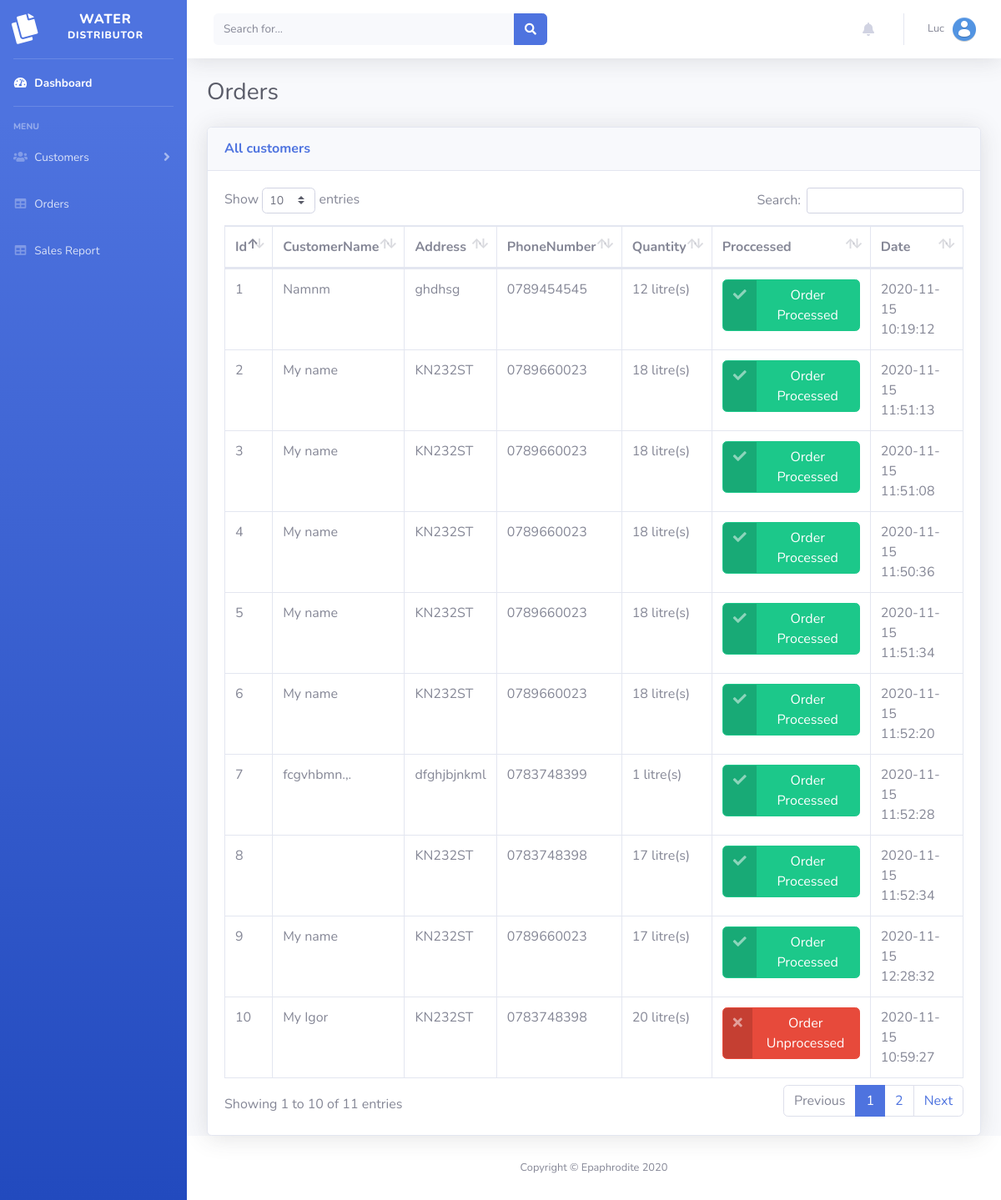
/dashboard/orders.php (signed in), run on the app's committed database.
### tables this page shows
CREATE TABLE `orders` (
  `id` int(11) NOT NULL,
  `customerID` varchar(191) NOT NULL,
  `customerName` varchar(191) NOT NULL,
  `address` varchar(191) NOT NULL,
  `phoneNumber` varchar(191) NOT NULL,
  `quantity` int(11) NOT NULL,
  `discount` int(11) NOT NULL,
  `processed` tinyint(1) NOT NULL,
  `date` timestamp NOT NULL DEFAULT current_timestamp() ON UPDATE current_timestamp()
);

### dashboard/orders.php (the view, shortened to what this page needs)
<!DOCTYPE html>
<html lang="en">
<head>
  <link href="vendor/fontawesome-free/css/all.min.css" rel="stylesheet" type="text/css">
  <link href="css/sb-admin-2.min.css" rel="stylesheet">
  <link href="vendor/datatables/dataTables.bootstrap4.min.css" rel="stylesheet">
</head>
<body id="page-top">
  <div id="wrapper">
    <?php
      include('sidebar1.php');
    ?>
    <div id="content-wrapper" class="d-flex flex-column">
      <div id="content">
        <?php
          include('topnav1.php')
        ?>
        <div class="container-fluid">
          <div class="d-sm-flex align-items-center justify-content-between mb-4">
            <h1 class="h3 mb-0 text-gray-800">Orders</h1>
          </div>
          <div class="row">
            <div class="col-md-12">
              <div class="card shadow mb-12">
              <div class="card-header py-3">
                <h6 class="m-0 font-weight-bold text-primary">All customers</h6>
              </div>
              <div class="card-body">
                <div class="table-responsive">
                  <table class="table table-bordered" id="dataTable" width="100%" cellspacing="0">
                  <thead>
                    <tr>
                      <th>Id</th>
                      <th>CustomerName</th>
                      <th>Address</th>
                      <th>PhoneNumber</th>
                      <th>Quantity</th>
                      <th>Proccessed</th>
                      <th>Date</th>
                    </tr>
                  </thead>
                  <tbody>
                  <?php
                    $sql = mysqli_query($dbcon,"SELECT * FROM orders ORDER BY date DESC");
                    while($row = mysqli_fetch_array($sql)){
                        echo'
                        <tr>
                          <td>'.$row['id'].'</td>
                          <td>'.$row['customerName'].'</td>
                          <td>'.$row['address'].'</td>
                          <td>'.$row['phoneNumber'].'</td>
                          <td>'.$row['quantity'].' litre(s)</td>
                          <td>'.($row['processed'] == true ? '
                            <a href="#" class="btn btn-success btn-icon-split">
                              <span class="icon text-white-50">
                                <i class="fas fa-check"></i>
                              </span>
                              <span class="text">Order Processed</span>
                            </a>
                          ' : '
                            <a href="#" data-toggle="modal" data-target="#approveOrder'.$row['id'].'" class="btn btn-danger btn-icon-split">
                              <span class="icon text-white-50">
                                <i class="fas fa-times"></i>
                              </span>
                              <span class="text">Order Unprocessed</span>
                            </a>
                          ').'</td>
                          <td>'.$row['date'].'</td>
                        </tr>
                        ';
                    }
                    ?>
                  </tbody>
                </table>
              </div>
            </div>
          </div>
          </div>
        </div>
      </div>
      <?php
        include('footer.php');
      ?>
    </div>
  </div>
</body>
</html>

### data on the page
orders: id "9", customerName "My name", address "KN232ST", phoneNumber "0789660023", quantity "17", processed 1 (drawn), date "2020-11-15 12:28:32"
orders: id "8", address "KN232ST", phoneNumber "0783748398", quantity "17", processed 1 (drawn), date "2020-11-15 11:52:34"
orders: id "7", customerName "fcgvhbmn.,.", address "dfghjbjnkml", phoneNumber "0783748399", quantity "1", processed 1 (drawn), date "2020-11-15 11:52:28"
orders: id "6", customerName "My name", address "KN232ST", phoneNumber "0789660023", quantity "18", processed 1 (drawn), date "2020-11-15 11:52:20"
orders: id "5", customerName "My name", address "KN232ST", phoneNumber "0789660023", quantity "18", processed 1 (drawn), date "2020-11-15 11:51:34"
orders: id "2", customerName "My name", address "KN232ST", phoneNumber "0789660023", quantity "18", processed 1 (drawn), date "2020-11-15 11:51:13"
orders: id "3", customerName "My name", address "KN232ST", phoneNumber "0789660023", quantity "18", processed 1 (drawn), date "2020-11-15 11:51:08"
orders: id "4", customerName "My name", address "KN232ST", phoneNumber "0789660023", quantity "18", processed 1 (drawn), date "2020-11-15 11:50:36"
orders: id "10", customerName "My Igor", address "KN232ST", phoneNumber "0783748398", quantity "20", date "2020-11-15 10:59:27"
orders: id "1", customerName "Namnm", address "ghdhsg", phoneNumber "0789454545", quantity "12", processed 1 (drawn), date "2020-11-15 10:19:12"

### other printed values
$name "Luc"
